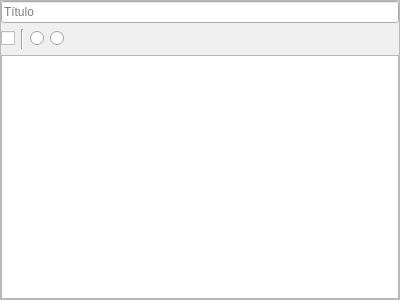
<?xml version="1.0" encoding="UTF-8"?>
<ui version="4.0">
 <class>ReminderWidget</class>
 <widget class="QFrame" name="ReminderWidget">
  <property name="geometry">
   <rect>
    <x>0</x>
    <y>0</y>
    <width>400</width>
    <height>300</height>
   </rect>
  </property>
  <property name="windowTitle">
   <string>Frame</string>
  </property>
  <property name="frameShape">
   <enum>QFrame::StyledPanel</enum>
  </property>
  <property name="frameShadow">
   <enum>QFrame::Raised</enum>
  </property>
  <layout class="QVBoxLayout" name="verticalLayout">
   <property name="leftMargin">
    <number>0</number>
   </property>
   <property name="topMargin">
    <number>0</number>
   </property>
   <property name="rightMargin">
    <number>0</number>
   </property>
   <property name="bottomMargin">
    <number>0</number>
   </property>
   <item>
    <widget class="QLineEdit" name="editTitle">
     <property name="placeholderText">
      <string>Título</string>
     </property>
     <property name="clearButtonEnabled">
      <bool>false</bool>
     </property>
    </widget>
   </item>
   <item>
    <layout class="QHBoxLayout" name="horizontalLayout">
     <item>
      <widget class="QCheckBox" name="buttonUppercase">
       <property name="text">
        <string/>
       </property>
       <property name="icon">
        <iconset resource="icons.qrc">
         <normaloff>:/icons/res/uppercase.png</normaloff>:/icons/res/uppercase.png</iconset>
       </property>
       <property name="iconSize">
        <size>
         <width>24</width>
         <height>24</height>
        </size>
       </property>
       <property name="checked">
        <bool>false</bool>
       </property>
       <property name="tristate">
        <bool>true</bool>
       </property>
      </widget>
     </item>
     <item>
      <widget class="Line" name="line">
       <property name="orientation">
        <enum>Qt::Vertical</enum>
       </property>
      </widget>
     </item>
     <item>
      <widget class="QRadioButton" name="buttonFontBig">
       <property name="text">
        <string/>
       </property>
       <property name="icon">
        <iconset resource="icons.qrc">
         <normaloff>:/icons/res/text.png</normaloff>:/icons/res/text.png</iconset>
       </property>
       <property name="iconSize">
        <size>
         <width>24</width>
         <height>24</height>
        </size>
       </property>
      </widget>
     </item>
     <item>
      <widget class="QRadioButton" name="buttonFontSmall">
       <property name="text">
        <string/>
       </property>
       <property name="icon">
        <iconset resource="icons.qrc">
         <normaloff>:/icons/res/text.png</normaloff>:/icons/res/text.png</iconset>
       </property>
       <property name="iconSize">
        <size>
         <width>16</width>
         <height>16</height>
        </size>
       </property>
      </widget>
     </item>
     <item>
      <spacer name="horizontalSpacer">
       <property name="orientation">
        <enum>Qt::Horizontal</enum>
       </property>
       <property name="sizeHint" stdset="0">
        <size>
         <width>40</width>
         <height>20</height>
        </size>
       </property>
      </spacer>
     </item>
    </layout>
   </item>
   <item>
    <widget class="QPlainTextEdit" name="editMessage">
     <property name="documentTitle">
      <string/>
     </property>
     <property name="plainText">
      <string/>
     </property>
     <property name="backgroundVisible">
      <bool>false</bool>
     </property>
     <property name="centerOnScroll">
      <bool>false</bool>
     </property>
     <property name="placeholderText">
      <string>Mensagem</string>
     </property>
    </widget>
   </item>
  </layout>
 </widget>
 <resources>
  <include location="icons.qrc"/>
 </resources>
 <connections/>
</ui>
